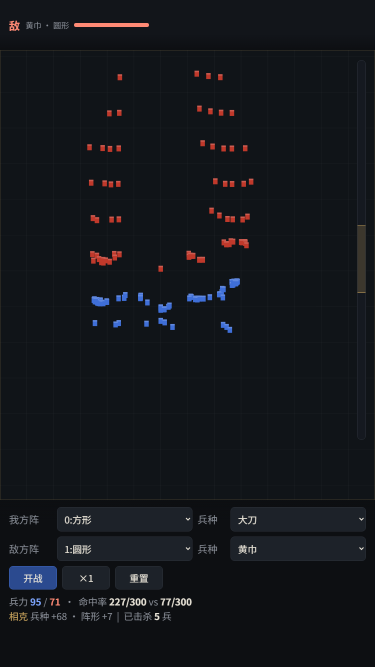
#> input picture project/img/proto_approach.png, 750 x 1334 px (shown at 1/2 size)
$ python _crop.py ../../project/img/proto_approach.png ../../project/img/proto_hud.png
#> lines starting #> are read from the running program, lines starting #| are printed output that depends on the picture
import sys
from PIL import Image
src, dst = sys.argv[1], sys.argv[2]
im = Image.open(src).convert("RGB")
#> im is the input picture: PIL image 750x1334 RGB; mean R, G, B 19.8, 22.6, 27
im.crop((0, 990, 750, 1334)).resize((1500, 688), Image.LANCZOS).save(dst)
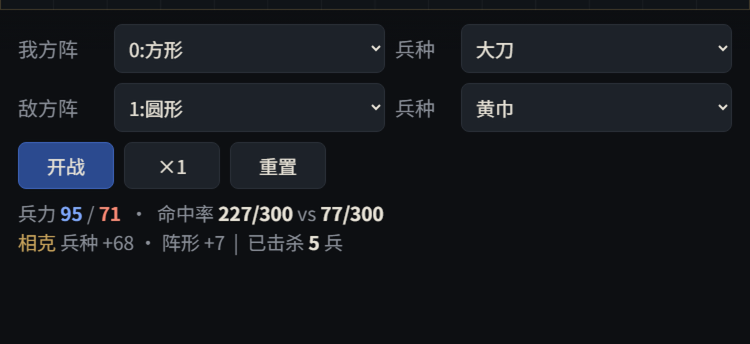
#> saved as proto_hud.png: PIL image 1500x688 RGB (shown at 1/2 size); mean R, G, B 21.8, 25, 29.8
print(dst, im.size)
#| ../../project/img/proto_hud.png (750, 1334)

$ run again, on project/img/proto_magic.png
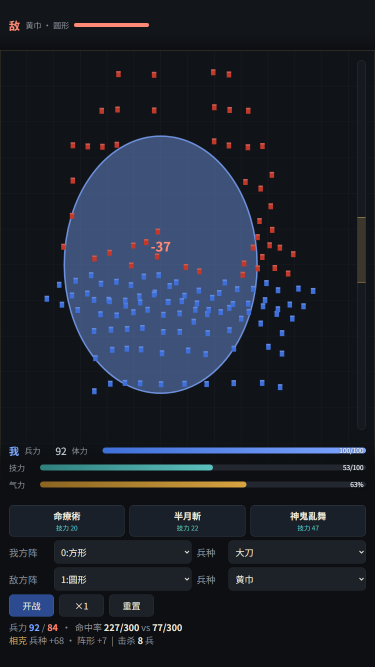
#> input picture project/img/proto_magic.png, 750 x 1334 px (shown at 1/2 size)
#> im is the input picture: PIL image 750x1334 RGB; mean R, G, B 29.3, 35.3, 45.9
#> `im.crop((0, 990, 750, 1334)).resize((1500, 688), Image.LANCZOS).save(d..`:
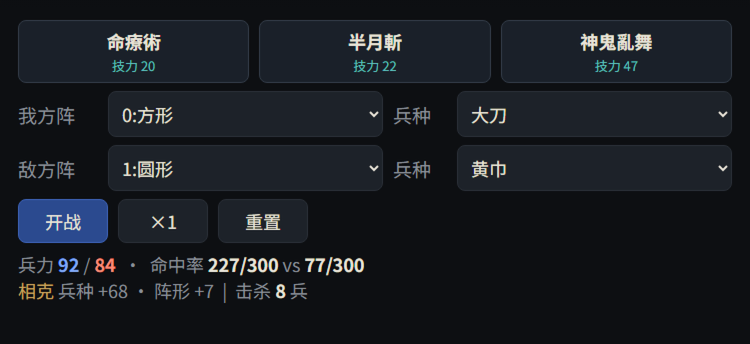
#> saved as proto_magic.png: PIL image 1500x688 RGB (shown at 1/2 size); mean R, G, B 24.7, 28.5, 33.9
#| ../../project/img/proto_magic.png (750, 1334)
